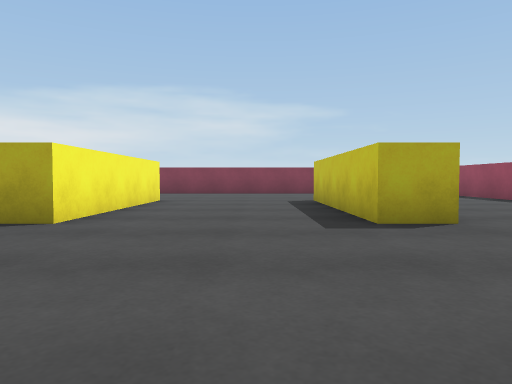
View 1 (above)

24 first-person views from a walk through a scene from a Unity 3-D project. The camera is 0.55 m above the floor, tilts 2° down and sees 70° across. The floor is counted in squares, 1 m on a side. Each view is taken from the middle of a square. On the plan, view 1 faces up. The plan holds only what a view shows up to about 9 squares ahead; the rest is blank.

View 2
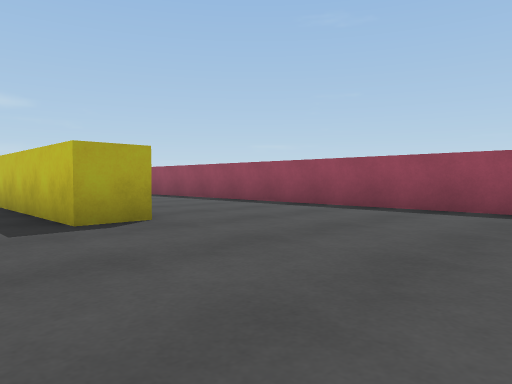

View 3
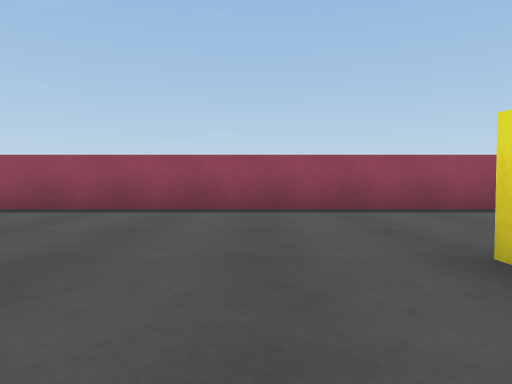

View 4
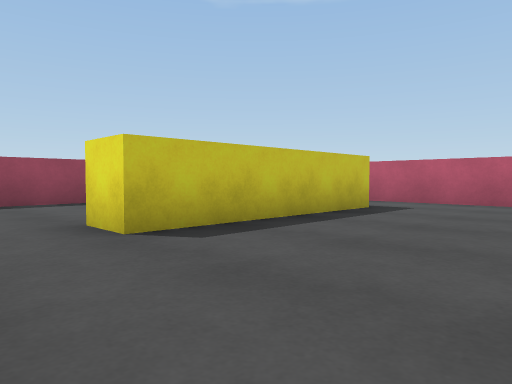

View 5
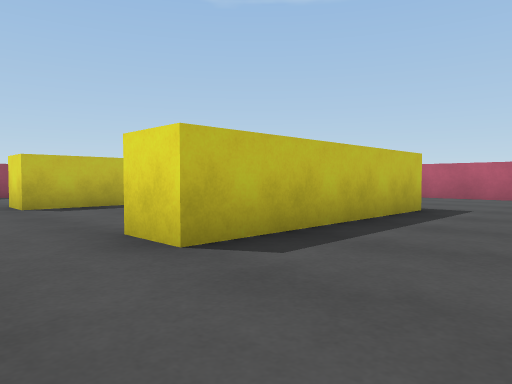

View 6
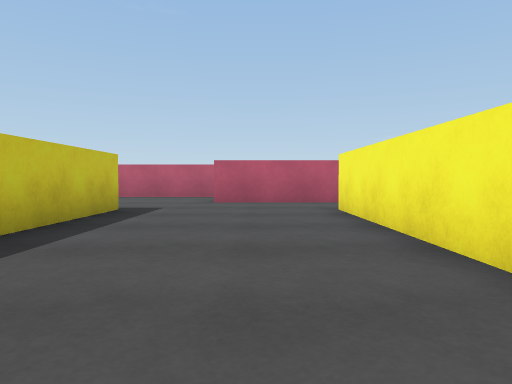

View 7
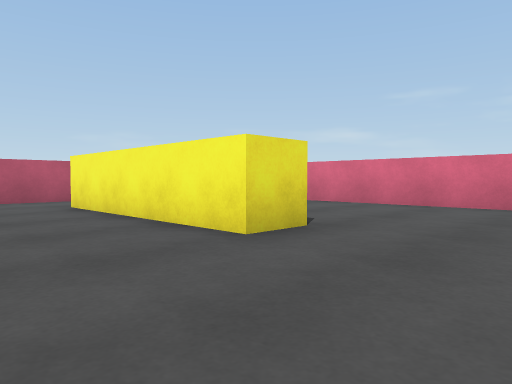

View 8
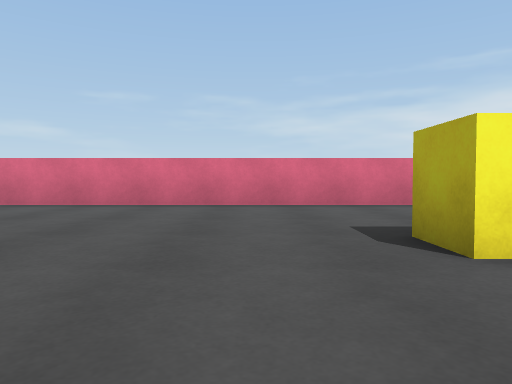

View 9
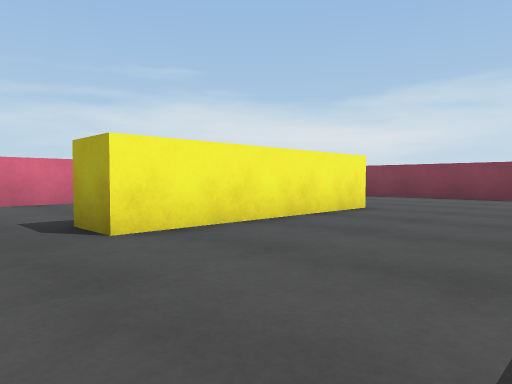

View 10
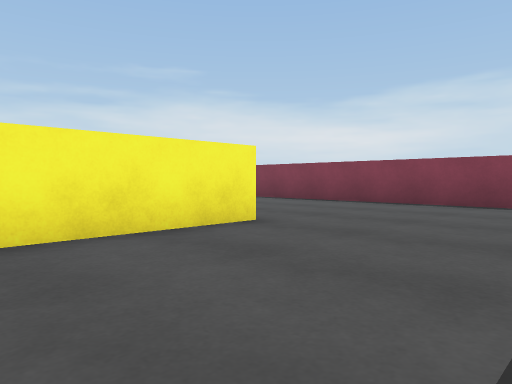

View 11
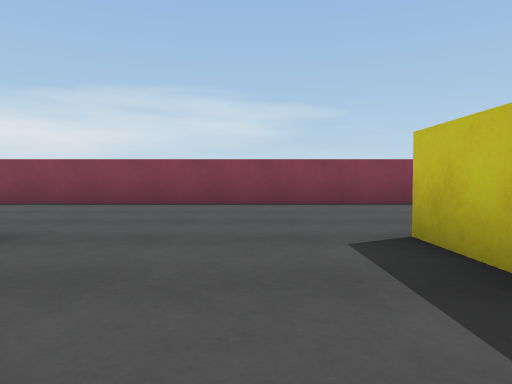

View 12
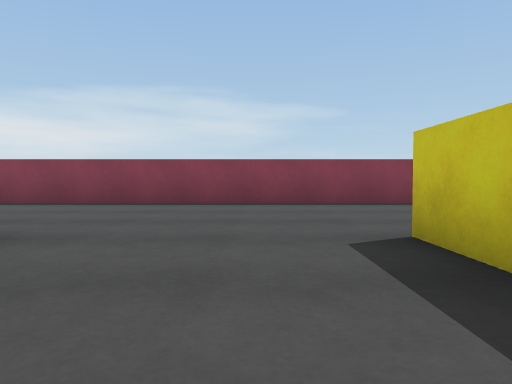

View 13
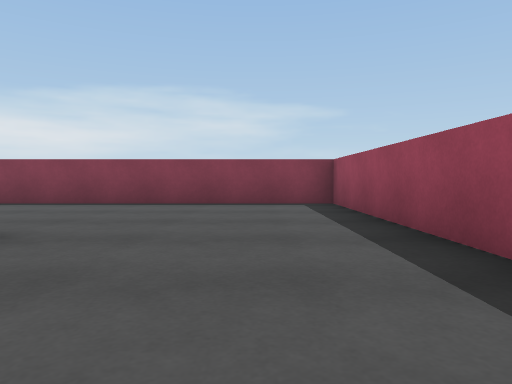

View 14
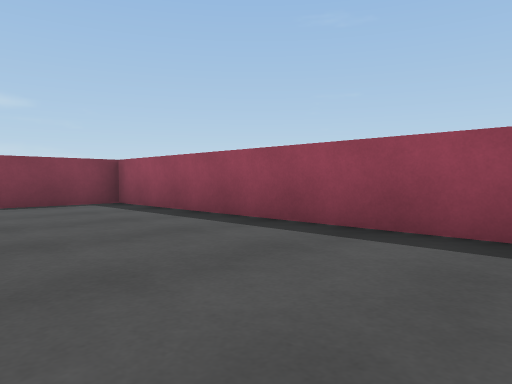

View 15
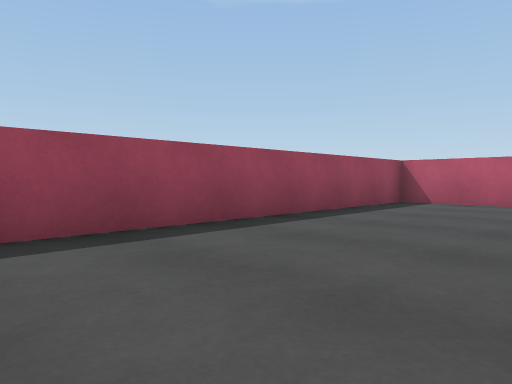

View 16
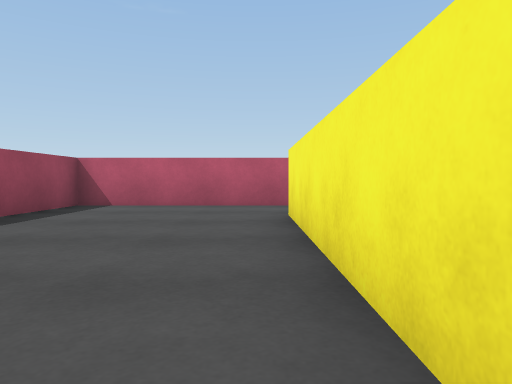

View 17
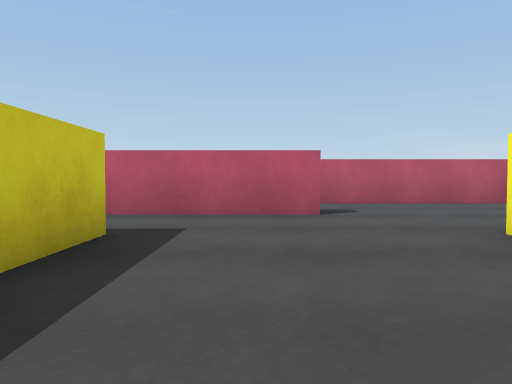

View 18
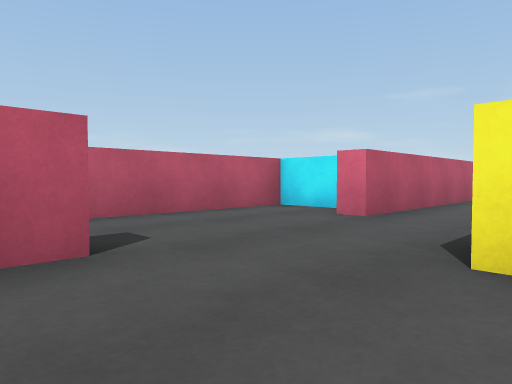

View 19
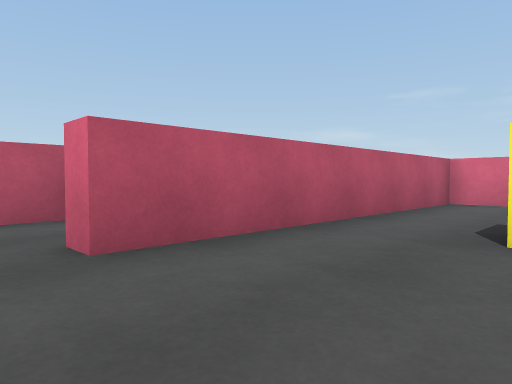

View 20
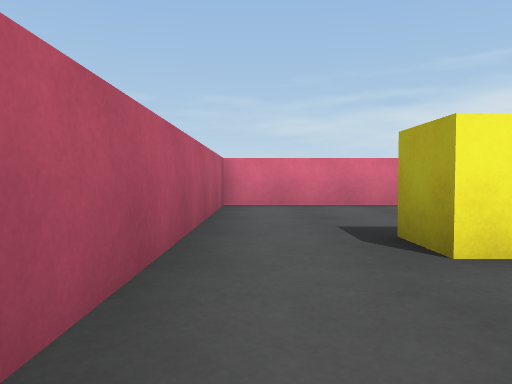

View 21
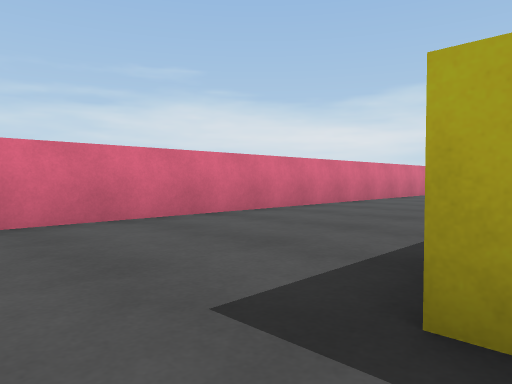

View 22
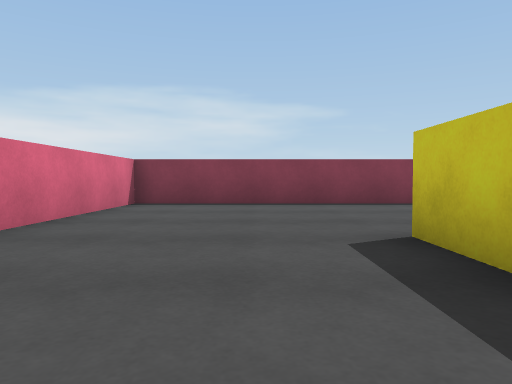

View 23
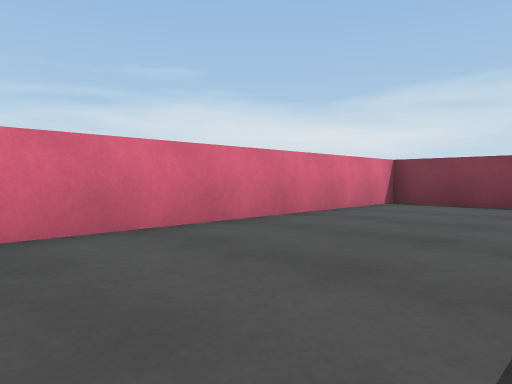

View 24
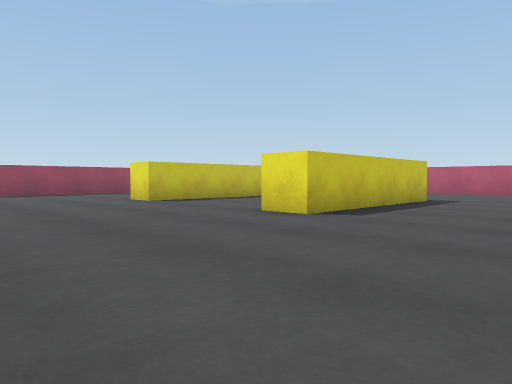

### Floor plan
Points are (right, up) in squares from view 1. A wall is a line through its corners. A room is listed if a view was taken in it or the views show most of it. See-through windows are left out.
Room 1 (views 1, 2, 3, 4, 5, 6, 7, 8, 9, 10, 11, 12, 13, 14, 15, 16, 17, 18, 19, 20, 21, 22, 23, 24)
walls: (-3.5, 8.1) (-3.5, 9.5); (2.6, 4.5) (1.5, 4.5) (1.5, 9.5); (-8.6, -0.6) (-7.5, -0.6) (-7.5, -5.6) (-8.5, -5.6); (-2.5, 9) (-2.5, 4.5) (-3.2, 4.5); (-3.5, -5.8) (-3.5, -0.6) (-2.5, -0.6); (-8.5, 8.1) (-8.5, 9.5); (-7.5, 9.5) (-7.5, 4.5) (-8.5, 4.5); (1.5, -5.8) (1.5, -0.6) (2.5, -0.6) (2.5, -5.6); (-1, -7.7) (6.8, -7.7) (6.8, 14.3) (-12.7, 14.3) (-12.7, -7.7) (-5, -7.7) (-5, -8.2); (-5.5, -10.2) (-1.4, -10.2)
objects: other object (-6, -10) to (-6, -9)

Where each view was taken, in squares from view 1:
view 1: 0 up, 0 right, facing up
view 2: 0 up, 0 right, facing up-right
view 3: 1 up, 0 right, facing right
view 4: 1 up, 2 left, facing down-right
view 5: 1 up, 6 left, facing down-right
view 6: 1 up, 6 left, facing down
view 7: 2 up, 5 left, facing down-left
view 8: 3 up, 5 left, facing left
view 9: 3 up, 4 left, facing up-left
view 10: 6 up, 4 left, facing up-left
view 11: 6 up, 5 left, facing up
view 12: 6 up, 0 right, facing up
view 13: 6 up, 5 right, facing up
view 14: 6 up, 3 right, facing up-right
view 15: 1 up, 3 right, facing down-right
view 16: 0 up, 3 right, facing down
view 17: 2 down, 0 right, facing down
view 18: 5 down, 0 right, facing down-left
view 19: 5 down, 4 left, facing down-left
view 20: 7 down, 5 left, facing left
view 21: 7 down, 8 left, facing up-left
view 22: 6 up, 10 left, facing up
view 23: 6 up, 9 left, facing up-left
view 24: 4 up, 7 left, facing down-right
